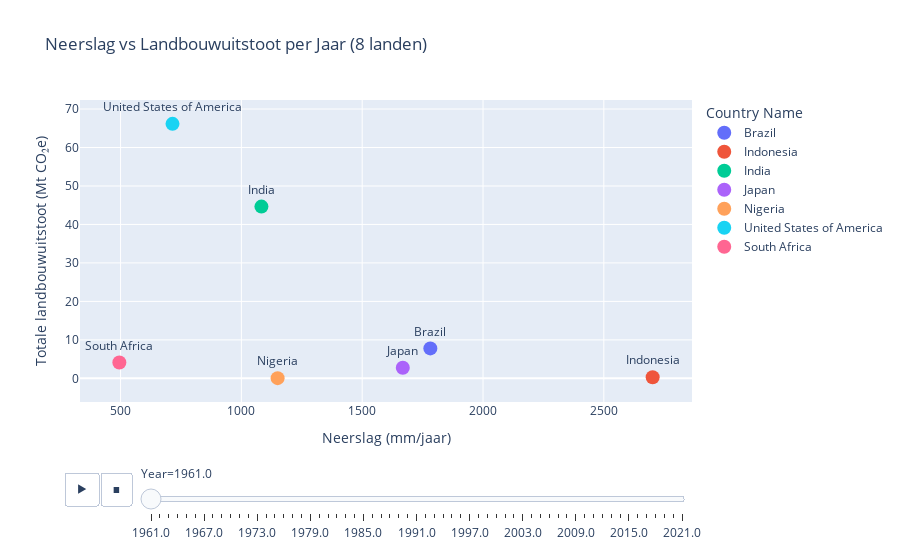

The notebook cell this image was saved under:
### Markdown cell above
#### Klimaatzones en natuurlijke omstandigheden beïnvloeden duurzaamheid
Landen verschillen sterk in klimaat. Tropische regio’s kennen bijvoorbeeld hoge temperaturen en regelmatige regenval, terwijl droge of koude gebieden kampen met beperkte groeiseizoenen en lagere landbouwopbrengsten per hectare.
In warmere, vruchtbare klimaatzones kunnen gewassen natuurlijk groeien, met weinig extra input. In koudere of drogere gebieden zijn irrigatie, verwarming, kunstmest of import van hulpbronnen nodig om dezelfde opbrengst te halen. Deze extra inputs verhogen de uitstoot per kilogram geproduceerd voedsel.
Daarom is het voedselsysteem in sommige landen per definitie minder duurzaam, simpelweg door hun ligging in een ongunstige klimaatzone.

### Code cell
import pandas as pd
import plotly.express as px

neerslag_df = pd.read_csv("datasets/API_AG.LND.PRCP.MM_DS2_en_csv_v2_4487.csv", skiprows=4)
emissies_crops_df = pd.read_csv("datasets/Emissions_crops_filtered.csv")
emissies_livestock_df = pd.read_csv("datasets/Emissions_livestock_filtered.csv")

neerslag_long = neerslag_df.melt(
    id_vars=["Country Name", "Country Code", "Indicator Name", "Indicator Code"],
    var_name="Year",
    value_name="Precipitation_mm"
)
neerslag_long = neerslag_long[["Country Name", "Year", "Precipitation_mm"]]
neerslag_long["Year"] = pd.to_numeric(neerslag_long["Year"], errors="coerce")
neerslag_long = neerslag_long.dropna(subset=["Year", "Precipitation_mm"])
neerslag_long["Country Name"] = neerslag_long["Country Name"].replace({
    "United States": "United States of America"
})

# ⬇️ Bereken totale uitstoot per land en jaar (gewassen + vee)
emissies_crops_total = emissies_crops_df.groupby(["Area", "Year"])["Value"].sum().reset_index()
emissies_livestock_total = emissies_livestock_df.groupby(["Area", "Year"])["Value"].sum().reset_index()

emissies_total = pd.merge(
    emissies_crops_total, emissies_livestock_total,
    on=["Area", "Year"], how="outer", suffixes=("_crops", "_livestock")
)
emissies_total["Emissions_total"] = (
    emissies_total["Value_crops"].fillna(0) + emissies_total["Value_livestock"].fillna(0)
)
emissies_total = emissies_total[["Area", "Year", "Emissions_total"]]
emissies_total.rename(columns={"Area": "Country Name"}, inplace=True)

# ⬇️ Merge emissies met neerslag
combined_df = pd.merge(neerslag_long, emissies_total, on=["Country Name", "Year"])

# ⬇️ Filter op jouw 8 landen
landen_selectie = [
    "Nigeria", "South Africa", "India", "Japan",
    "United States of America", "Brazil", "Indonesia"
]
combined_df = combined_df[combined_df["Country Name"].isin(landen_selectie)]

# ⬇️ Maak scatterplot met animatie
fig = px.scatter(
    combined_df,
    x="Precipitation_mm",
    y="Emissions_total",
    animation_frame="Year",
    color="Country Name",
    text="Country Name",
    hover_name="Country Name",
    title="Neerslag vs Landbouwuitstoot per Jaar (8 landen)",
    labels={
        "Precipitation_mm": "Neerslag (mm/jaar)",
        "Emissions_total": "Totale landbouwuitstoot (Mt CO₂e)"
    },
    log_y=False
)

fig.update_traces(
    textposition='top center',
    marker=dict(size=14)
)

fig.show()

### Figure 1 — Plotly figure (JSON) as saved in the notebook; plotly's stock layout.template omitted (floating-point values rounded to 4 significant figures)
{"data": [{"hovertemplate": "<b>%{hovertext}</b><br><br>Country Name=%{text}<br>Year=1961.0<br>Neerslag (mm/jaar)=%{x}<br>Totale landbouwuitstoot (Mt CO₂e)=%{y}<extra></extra>", "hovertext": ["Brazil"], "legendgroup": "Brazil", "marker": {"color": "#636efa", "size": 14, "symbol": "circle"}, "mode": "markers+text", "name": "Brazil", "orientation": "v", "showlegend": true, "text": ["Brazil"], "textposition": "top center", "type": "scatter", "x": [1782.0], "xaxis": "x", "y": [7.783], "yaxis": "y"}, {"hovertemplate": "<b>%{hovertext}</b><br><br>Country Name=%{text}<br>Year=1961.0<br>Neerslag (mm/jaar)=%{x}<br>Totale landbouwuitstoot (Mt CO₂e)=%{y}<extra></extra>", "hovertext": ["Indonesia"], "legendgroup": "Indonesia", "marker": {"color": "#EF553B", "size": 14, "symbol": "circle"}, "mode": "markers+text", "name": "Indonesia", "orientation": "v", "showlegend": true, "text": ["Indonesia"], "textposition": "top center", "type": "scatter", "x": [2702.0], "xaxis": "x", "y": [0.2986], "yaxis": "y"}, {"hovertemplate": "<b>%{hovertext}</b><br><br>Country Name=%{text}<br>Year=1961.0<br>Neerslag (mm/jaar)=%{x}<br>Totale landbouwuitstoot (Mt CO₂e)=%{y}<extra></extra>", "hovertext": ["India"], "legendgroup": "India", "marker": {"color": "#00cc96", "size": 14, "symbol": "circle"}, "mode": "markers+text", "name": "India", "orientation": "v", "showlegend": true, "text": ["India"], "textposition": "top center", "type": "scatter", "x": [1083.0], "xaxis": "x", "y": [44.64], "yaxis": "y"}, {"hovertemplate": "<b>%{hovertext}</b><br><br>Country Name=%{text}<br>Year=1961.0<br>Neerslag (mm/jaar)=%{x}<br>Totale landbouwuitstoot (Mt CO₂e)=%{y}<extra></extra>", "hovertext": ["Japan"], "legendgroup": "Japan", "marker": {"color": "#ab63fa", "size": 14, "symbol": "circle"}, "mode": "markers+text", "name": "Japan", "orientation": "v", "showlegend": true, "text": ["Japan"], "textposition": "top center", "type": "scatter", "x": [1668.0], "xaxis": "x", "y": [2.742], "yaxis": "y"}, {"hovertemplate": "<b>%{hovertext}</b><br><br>Country Name=%{text}<br>Year=1961.0<br>Neerslag (mm/jaar)=%{x}<br>Totale landbouwuitstoot (Mt CO₂e)=%{y}<extra></extra>", "hovertext": ["Nigeria"], "legendgroup": "Nigeria", "marker": {"color": "#FFA15A", "size": 14, "symbol": "circle"}, "mode": "markers+text", "name": "Nigeria", "orientation": "v", "showlegend": true, "text": ["Nigeria"], "textposition": "top center", "type": "scatter", "x": [1150.0], "xaxis": "x", "y": [0.0562], "yaxis": "y"}, {"hovertemplate": "<b>%{hovertext}</b><br><br>Country Name=%{text}<br>Year=1961.0<br>Neerslag (mm/jaar)=%{x}<br>Totale landbouwuitstoot (Mt CO₂e)=%{y}<extra></extra>", "hovertext": ["United States of America"], "legendgroup": "United States of America", "marker": {"color": "#19d3f3", "size": 14, "symbol": "circle"}, "mode": "markers+text", "name": "United States of America", "orientation": "v", "showlegend": true, "text": ["United States of America"], "textposition": "top center", "type": "scatter", "x": [715.0], "xaxis": "x", "y": [66.15], "yaxis": "y"}, {"hovertemplate": "<b>%{hovertext}</b><br><br>Country Name=%{text}<br>Year=1961.0<br>Neerslag (mm/jaar)=%{x}<br>Totale landbouwuitstoot (Mt CO₂e)=%{y}<extra></extra>", "hovertext": ["South Africa"], "legendgroup": "South Africa", "marker": {"color": "#FF6692", "size": 14, "symbol": "circle"}, "mode": "markers+text", "name": "South Africa", "orientation": "v", "showlegend": true, "text": ["South Africa"], "textposition": "top center", "type": "scatter", "x": [495.0], "xaxis": "x", "y": [4.115], "yaxis": "y"}], "layout": {"legend": {"title": {"text": "Country Name"}, "tracegroupgap": 0}, "sliders": [{"active": 0, "currentvalue": {"prefix": "Year="}, "len": 0.9, "pad": {"b": 10, "t": 60}, "steps": [{"args": [["1961.0"], {"frame": {"duration": 0, "redraw": false}, "fromcurrent": true, "mode": "immediate", "transition": {"duration": 0, "easing": "linear"}}], "label": "1961.0", "method": "animate"}, {"args": [["1962.0"], {"frame": {"duration": 0, "redraw": false}, "fromcurrent": true, "mode": "immediate", "transition": {"duration": 0, "easing": "linear"}}], "label": "1962.0", "method": "animate"}, {"args": [["1963.0"], {"frame": {"duration": 0, "redraw": false}, "fromcurrent": true, "mode": "immediate", "transition": {"duration": 0, "easing": "linear"}}], "label": "1963.0", "method": "animate"}, {"args": [["1964.0"], {"frame": {"duration": 0, "redraw": false}, "fromcurrent": true, "mode": "immediate", "transition": {"duration": 0, "easing": "linear"}}], "label": "1964.0", "method": "animate"}, {"args": [["1965.0"], {"frame": {"duration": 0, "redraw": false}, "fromcurrent": true, "mode": "immediate", "transition": {"duration": 0, "easing": "linear"}}], "label": "1965.0", "method": "animate"}, {"args": [["1966.0"], {"frame": {"duration": 0, "redraw": false}, "fromcurrent": true, "mode": "immediate", "transition": {"duration": 0, "easing": "linear"}}], "label": "1966.0", "method": "animate"}, {"args": [["1967.0"], {"frame": {"duration": 0, "redraw": false}, "fromcurrent": true, "mode": "immediate", "transition": {"duration": 0, "easing": "linear"}}], "label": "1967.0", "method": "animate"}, {"args": [["1968.0"], {"frame": {"duration": 0, "redraw": false}, "fromcurrent": true, "mode": "immediate", "transition": {"duration": 0, "easing": "linear"}}], "label": "1968.0", "method": "animate"}, {"args": [["1969.0"], {"frame": {"duration": 0, "redraw": false}, "fromcurrent": true, "mode": "immediate", "transition": {"duration": 0, "easing": "linear"}}], "label": "1969.0", "method": "animate"}, {"args": [["1970.0"], {"frame": {"duration": 0, "redraw": false}, "fromcurrent": true, "mode": "immediate", "transition": {"duration": 0, "easing": "linear"}}], "label": "1970.0", "method": "animate"}, {"args": [["1971.0"], {"frame": {"duration": 0, "redraw": false}, "fromcurrent": true, "mode": "immediate", "transition": {"duration": 0, "easing": "linear"}}], "label": "1971.0", "method": "animate"}, {"args": [["1972.0"], {"frame": {"duration": 0, "redraw": false}, "fromcurrent": true, "mode": "immediate", "transition": {"duration": 0, "easing": "linear"}}], "label": "1972.0", "method": "animate"}, {"args": [["1973.0"], {"frame": {"duration": 0, "redraw": false}, "fromcurrent": true, "mode": "immediate", "transition": {"duration": 0, "easing": "linear"}}], "label": "1973.0", "method": "animate"}, {"args": [["1974.0"], {"frame": {"duration": 0, "redraw": false}, "fromcurrent": true, "mode": "immediate", "transition": {"duration": 0, "easing": "linear"}}], "label": "1974.0", "method": "animate"}, {"args": [["1975.0"], {"frame": {"duration": 0, "redraw": false}, "fromcurrent": true, "mode": "immediate", "transition": {"duration": 0, "easing": "linear"}}], "label": "1975.0", "method": "animate"}, {"args": [["1976.0"], {"frame": {"duration": 0, "redraw": false}, "fromcurrent": true, "mode": "immediate", "transition": {"duration": 0, "easing": "linear"}}], "label": "1976.0", "method": "animate"}, {"args": [["1977.0"], {"frame": {"duration": 0, "redraw": false}, "fromcurrent": true, "mode": "immediate", "transition": {"duration": 0, "easing": "linear"}}], "label": "1977.0", "method": "animate"}, {"args": [["1978.0"], {"frame": {"duration": 0, "redraw": false}, "fromcurrent": true, "mode": "immediate", "transition": {"duration": 0, "easing": "linear"}}], "label": "1978.0", "method": "animate"}, {"args": [["1979.0"], {"frame": {"duration": 0, "redraw": false}, "fromcurrent": true, "mode": "immediate", "transition": {"duration": 0, "easing": "linear"}}], "label": "1979.0", "method": "animate"}, {"args": [["1980.0"], {"frame": {"duration": 0, "redraw": false}, "fromcurrent": true, "mode": "immediate", "transition": {"duration": 0, "easing": "linear"}}], "label": "1980.0", "method": "animate"}, {"args": [["1981.0"], {"frame": {"duration": 0, "redraw": false}, "fromcurrent": true, "mode": "immediate", "transition": {"duration": 0, "easing": "linear"}}], "label": "1981.0", "method": "animate"}, {"args": [["1982.0"], {"frame": {"duration": 0, "redraw": false}, "fromcurrent": true, "mode": "immediate", "transition": {"duration": 0, "easing": "linear"}}], "label": "1982.0", "method": "animate"}, {"args": [["1983.0"], {"frame": {"duration": 0, "redraw": false}, "fromcurrent": true, "mode": "immediate", "transition": {"duration": 0, "easing": "linear"}}], "label": "1983.0", "method": "animate"}, {"args": [["1984.0"], {"frame": {"duration": 0, "redraw": false}, "fromcurrent": true, "mode": "immediate", "transition": {"duration": 0, "easing": "linear"}}], "label": "1984.0", "method": "animate"}, {"args": [["1985.0"], {"frame": {"duration": 0, "redraw": false}, "fromcurrent": true, "mode": "immediate", "transition": {"duration": 0, "easing": "linear"}}], "label": "1985.0", "method": "animate"}, {"args": [["1986.0"], {"frame": {"duration": 0, "redraw": false}, "fromcurrent": true, "mode": "immediate", "transition": {"duration": 0, "easing": "linear"}}], "label": "1986.0", "method": "animate"}, {"args": [["1987.0"], {"frame": {"duration": 0, "redraw": false}, "fromcurrent": true, "mode": "immediate", "transition": {"duration": 0, "easing": "linear"}}], "label": "1987.0", "method": "animate"}, {"args": [["1988.0"], {"frame": {"duration": 0, "redraw": false}, "fromcurrent": true, "mode": "immediate", "transition": {"duration": 0, "easing": "linear"}}], "label": "1988.0", "method": "animate"}, {"args": [["1989.0"], {"frame": {"duration": 0, "redraw": false}, "fromcurrent": true, "mode": "immediate", "transition": {"duration": 0, "easing": "linear"}}], "label": "1989.0", "method": "animate"}, {"args": [["1990.0"], {"frame": {"duration": 0, "redraw": false}, "fromcurrent": true, "mode": "immediate", "transition": {"duration": 0, "easing": "linear"}}], "label": "1990.0", "method": "animate"}, {"args": [["1991.0"], {"frame": {"duration": 0, "redraw": false}, "fromcurrent": true, "mode": "immediate", "transition": {"duration": 0, "easing": "linear"}}], "label": "1991.0", "method": "animate"}, {"args": [["1992.0"], {"frame": {"duration": 0, "redraw": false}, "fromcurrent": true, "mode": "immediate", "transition": {"duration": 0, "easing": "linear"}}], "label": "1992.0", "method": "animate"}, {"args": [["1993.0"], {"frame": {"duration": 0, "redraw": false}, "fromcurrent": true, "mode": "immediate", "transition": {"duration": 0, "easing": "linear"}}], "label": "1993.0", "method": "animate"}, {"args": [["1994.0"], {"frame": {"duration": 0, "redraw": false}, "fromcurrent": true, "mode": "immediate", "transition": {"duration": 0, "easing": "linear"}}], "label": "1994.0", "method": "animate"}, {"args": [["1995.0"], {"frame": {"duration": 0, "redraw": false}, "fromcurrent": true, "mode": "immediate", "transition": {"duration": 0, "easing": "linear"}}], "label": "1995.0", "method": "animate"}, {"args": [["1996.0"], {"frame": {"duration": 0, "redraw": false}, "fromcurrent": true, "mode": "immediate", "transition": {"duration": 0, "easing": "linear"}}], "label": "1996.0", "method": "animate"}, {"args": [["1997.0"], {"frame": {"duration": 0, "redraw": false}, "fromcurrent": true, "mode": "immediate", "transition": {"duration": 0, "easing": "linear"}}], "label": "1997.0", "method": "animate"}, {"args": [["1998.0"], {"frame": {"duration": 0, "redraw": false}, "fromcurrent": true, "mode": "immediate", "transition": {"duration": 0, "easing": "linear"}}], "label": "1998.0", "method": "animate"}, {"args": [["1999.0"], {"frame": {"duration": 0, "redraw": false}, "fromcurrent": true, "mode": "immediate", "transition": {"duration": 0, "easing": "linear"}}], "label": "1999.0", "method": "animate"}, {"args": [["2000.0"], {"frame": {"duration": 0, "redraw": false}, "fromcurrent": true, "mode": "immediate", "transition": {"duration": 0, "easing": "linear"}}], "label": "2000.0", "method": "animate"}, {"args": [["2001.0"], {"frame": {"duration": 0, "redraw": false}, "fromcurrent": true, "mode": "immediate", "transition": {"duration": 0, "easing": "linear"}}], "label": "2001.0", "method": "animate"}, {"args": [["2002.0"], {"frame": {"duration": 0, "redraw": false}, "fromcurrent": true, "mode": "immediate", "transition": {"duration": 0, "easing": "linear"}}], "label": "2002.0", "method": "animate"}, {"args": [["2003.0"], {"frame": {"duration": 0, "redraw": false}, "fromcurrent": true, "mode": "immediate", "transition": {"duration": 0, "easing": "linear"}}], "label": "2003.0", "method": "animate"}, {"args": [["2004.0"], {"frame": {"duration": 0, "redraw": false}, "fromcurrent": true, "mode": "immediate", "transition": {"duration": 0, "easing": "linear"}}], "label": "2004.0", "method": "animate"}, {"args": [["2005.0"], {"frame": {"duration": 0, "redraw": false}, "fromcurrent": true, "mode": "immediate", "transition": {"duration": 0, "easing": "linear"}}], "label": "2005.0", "method": "animate"}, {"args": [["2006.0"], {"frame": {"duration": 0, "redraw": false}, "fromcurrent": true, "mode": "immediate", "transition": {"duration": 0, "easing": "linear"}}], "label": "2006.0", "method": "animate"}, {"args": [["2007.0"], {"frame": {"duration": 0, "redraw": false}, "fromcurrent": true, "mode": "immediate", "transition": {"duration": 0, "easing": "linear"}}], "label": "2007.0", "method": "animate"}, {"args": [["2008.0"], {"frame": {"duration": 0, "redraw": false}, "fromcurrent": true, "mode": "immediate", "transition": {"duration": 0, "easing": "linear"}}], "label": "2008.0", "method": "animate"}, {"args": [["2009.0"], {"frame": {"duration": 0, "redraw": false}, "fromcurrent": true, "mode": "immediate", "transition": {"duration": 0, "easing": "linear"}}], "label": "2009.0", "method": "animate"}, {"args": [["2010.0"], {"frame": {"duration": 0, "redraw": false}, "fromcurrent": true, "mode": "immediate", "transition": {"duration": 0, "easing": "linear"}}], "label": "2010.0", "method": "animate"}, {"args": [["2011.0"], {"frame": {"duration": 0, "redraw": false}, "fromcurrent": true, "mode": "immediate", "transition": {"duration": 0, "easing": "linear"}}], "label": "2011.0", "method": "animate"}, {"args": [["2012.0"], {"frame": {"duration": 0, "redraw": false}, "fromcurrent": true, "mode": "immediate", "transition": {"duration": 0, "easing": "linear"}}], "label": "2012.0", "method": "animate"}, {"args": [["2013.0"], {"frame": {"duration": 0, "redraw": false}, "fromcurrent": true, "mode": "immediate", "transition": {"duration": 0, "easing": "linear"}}], "label": "2013.0", "method": "animate"}, {"args": [["2014.0"], {"frame": {"duration": 0, "redraw": false}, "fromcurrent": true, "mode": "immediate", "transition": {"duration": 0, "easing": "linear"}}], "label": "2014.0", "method": "animate"}, {"args": [["2015.0"], {"frame": {"duration": 0, "redraw": false}, "fromcurrent": true, "mode": "immediate", "transition": {"duration": 0, "easing": "linear"}}], "label": "2015.0", "method": "animate"}, {"args": [["2016.0"], {"frame": {"duration": 0, "redraw": false}, "fromcurrent": true, "mode": "immediate", "transition": {"duration": 0, "easing": "linear"}}], "label": "2016.0", "method": "animate"}, {"args": [["2017.0"], {"frame": {"duration": 0, "redraw": false}, "fromcurrent": true, "mode": "immediate", "transition": {"duration": 0, "easing": "linear"}}], "label": "2017.0", "method": "animate"}, {"args": [["2018.0"], {"frame": {"duration": 0, "redraw": false}, "fromcurrent": true, "mode": "immediate", "transition": {"duration": 0, "easing": "linear"}}], "label": "2018.0", "method": "animate"}, {"args": [["2019.0"], {"frame": {"duration": 0, "redraw": false}, "fromcurrent": true, "mode": "immediate", "transition": {"duration": 0, "easing": "linear"}}], "label": "2019.0", "method": "animate"}, {"args": [["2020.0"], {"frame": {"duration": 0, "redraw": false}, "fromcurrent": true, "mode": "immediate", "transition": {"duration": 0, "easing": "linear"}}], "label": "2020.0", "method": "animate"}, {"args": [["2021.0"], {"frame": {"duration": 0, "redraw": false}, "fromcurrent": true, "mode": "immediate", "transition": {"duration": 0, "easing": "linear"}}], "label": "2021.0", "method": "animate"}], "x": 0.1, "xanchor": "left", "y": 0, "yanchor": "top"}], "title": {"text": "Neerslag vs Landbouwuitstoot per Jaar (8 landen)"}, "updatemenus": [{"buttons": [{"args": [null, {"frame": {"duration": 500, "redraw": false}, "fromcurrent": true, "mode": "immediate", "transition": {"duration": 500, "easing": "linear"}}], "label": "&#9654;", "method": "animate"}, {"args": [[null], {"frame": {"duration": 0, "redraw": false}, "fromcurrent": true, "mode": "immediate", "transition": {"duration": 0, "easing": "linear"}}], "label": "&#9724;", "method": "animate"}], "direction": "left", "pad": {"r": 10, "t": 70}, "showactive": false, "type": "buttons", "x": 0.1, "xanchor": "right", "y": 0, "yanchor": "top"}], "xaxis": {"anchor": "y", "domain": [0, 1], "title": {"text": "Neerslag (mm/jaar)"}}, "yaxis": {"anchor": "x", "domain": [0, 1], "title": {"text": "Totale landbouwuitstoot (Mt CO₂e)"}}}}
